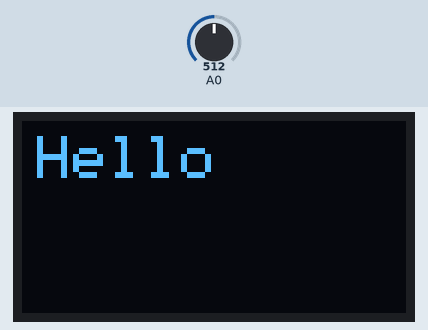
A sketch run on a simulated Arduino Uno, built with avr-gcc and run on an emulated ATmega328P. On the bench: 128×64 one-colour display. The inputs (shaded band) are chosen by the test bench; at power-on: A0 = 512.

Above: at 0.1 s.

The sketch:

OLED_spi.ino
```cpp
//importing Libraries
#include <SPI.h>
#include <Adafruit_GFX.h>
#include <Adafruit_SSD1306.h>

//wiring for display
#define OLED_DC  9
#define OLED_RST 8
#define OLED_CS  10


Adafruit_SSD1306 display(128, 64, &SPI, OLED_DC, OLED_RST, OLED_CS, 8000000UL);

void setup() {
  Serial.begin(9600);
  display.begin(SSD1306_SWITCHCAPVCC);
  display.clearDisplay();
  display.setTextColor(WHITE);
  display.setTextSize(2);
  display.setTextWrap(false);
  display.setRotation(2);
}//end setup function


void loop() {
  int light = analogRead(A0);
  display.clearDisplay();//begin drawing
  display.setCursor(5, 5);//text size 2: each letter is 12px wide, 16px tall
  display.print("Hello");

  display.display();//send drawing to screen
}//end loop function


////EXTRA FUNCTIONS

//draws a heart; (x, y) is the center of the top of the heart (between the two bumps)
void drawHeart(int16_t x, int16_t y, uint16_t color) {
  display.fillCircle(x - 10, y, 10, color);
  display.fillCircle(x + 10, y, 10, color);
  display.fillTriangle(x - 20, y, x + 20, y, x, y + 25, color);
}

void drawEllipse(int16_t cx, int16_t cy, int16_t rx, int16_t ry, uint16_t color) {
  int16_t px = cx + rx, py = cy;
  for (int a = 1; a <= 36; a++) {
    float t = a * PI / 18;
    int16_t x = cx + rx * cos(t), y = cy + ry * sin(t);
    display.drawLine(px, py, x, y, color);
    px = x; py = y;
  }
}

void drawArc(int16_t cx, int16_t cy, int16_t rx, int16_t ry, int startDeg, int endDeg, uint16_t color) {
  int16_t px = cx + rx * cos(startDeg * DEG_TO_RAD), py = cy + ry * sin(startDeg * DEG_TO_RAD);
  for (int a = startDeg + 5; a <= endDeg; a += 5) {
    int16_t x = cx + rx * cos(a * DEG_TO_RAD), y = cy + ry * sin(a * DEG_TO_RAD);
    display.drawLine(px, py, x, y, color);
    px = x; py = y;
  }
}
```
